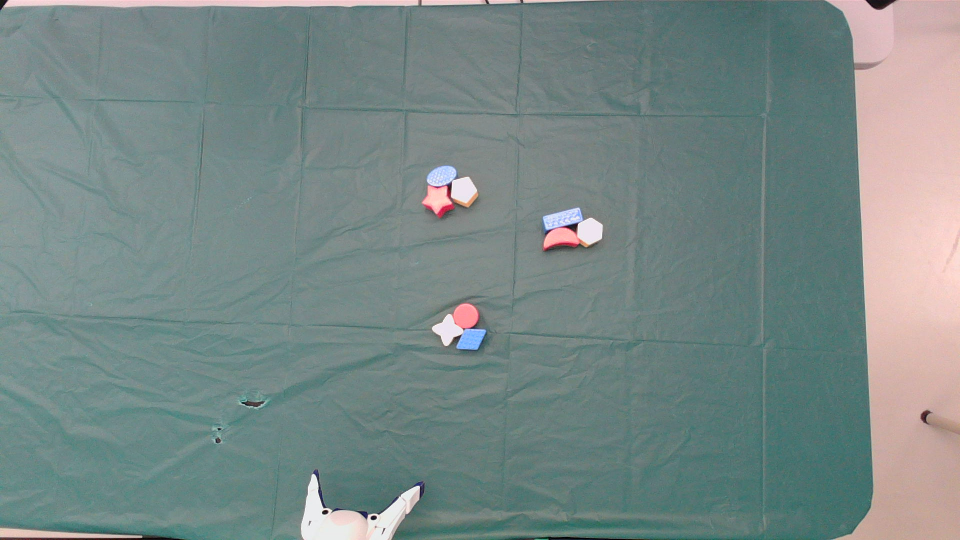
#> input picture Formation OpenCV/Photos/Green background/bloc_1.jpeg, 1920 x 1080 px, found by its file name (shown at 1/2 size)
$ python fa_detect_objects.py
#> lines starting #> are read from the running program, lines starting #| are printed output that depends on the picture; after the words box and inside, x2 and y2 are one past the last pixel; in counts of white or black regions, pixels touching at a corner belong together
import cv2
import numpy as np
import matplotlib.pyplot as plt

# Read the image
image = cv2.imread('Photos/Green Background/bloc_1.jpeg')
#> image is the input picture: shape (1080, 1920, 3); mean B, G, R 134.7, 136.6, 120.5
image_rgb = cv2.cvtColor(image, cv2.COLOR_BGR2RGB)

# Display the original image
plt.figure(figsize=(8, 6))
plt.imshow(image_rgb)
plt.axis('off')
plt.title('Original Image')
plt.show()

# Convert BGR to HSV
hsv_image = cv2.cvtColor(image, cv2.COLOR_BGR2HSV)
#> hsv_image: shape (1080, 1920, 3); mean H, S, V 80.9, 47.3, 141.3
#print(hsv_image)

# Define ranges for red color in HSV
lower_red1 = np.array([0, 50, 250])
upper_red1 = np.array([10, 100, 255])
lower_red2 = np.array([170, 50, 250])
upper_red2 = np.array([180, 100, 255])

# Define ranges for blue color in HSV
lower_blue1 = np.array([100, 20, 225])
upper_blue1 = np.array([110, 30, 255])
lower_blue2 = np.array([100, 100, 225])
upper_blue2 = np.array([110, 130, 255])

# Define ranges for green color in HSV
lower_green = np.array([40, 100, 150])
upper_green = np.array([75, 255, 255])

# Define ranges for yellow color in HSV
lower_yellow = np.array([109, 0, 225])
upper_yellow = np.array([111, 7, 255])

# Function to calculate centroids with sensitivity parameter
def calculate_centroids(mask, min_area_threshold):
    # Find contours
    contours, _ = cv2.findContours(mask, cv2.RETR_EXTERNAL, cv2.CHAIN_APPROX_SIMPLE)

    centroids = []
    for contour in contours:
        # Calculate area of contour
        area = cv2.contourArea(contour)
        if area > min_area_threshold:
            # Calculate centroid using moments
            M = cv2.moments(contour)
            if M['m00'] != 0:
                cx = int(M['m10'] / M['m00'])
                cy = int(M['m01'] / M['m00'])
                centroids.append((cx, cy))

    return centroids

# Create masks for each color
red_mask1 = cv2.inRange(hsv_image, lower_red1, upper_red1)
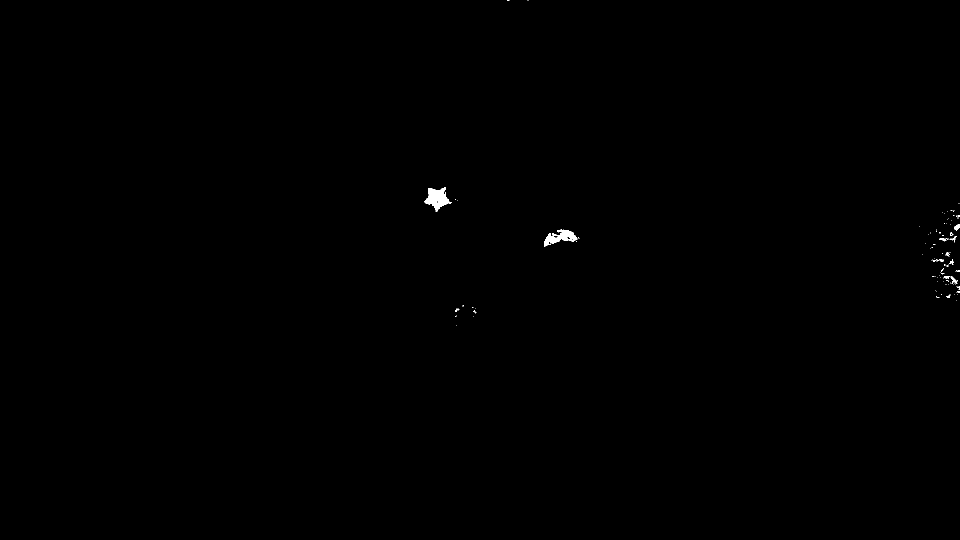
#> red_mask1: shape (1080, 1920) (shown at 1/2 size); 0.15% white; 99 white regions (85 under 20 px), largest, box (x1, y1, x2, y2) and area: (849, 375, 903, 423) 1331, (1088, 458, 1155, 494) 1062, (1908, 449, 1920, 461) 91
red_mask2 = cv2.inRange(hsv_image, lower_red2, upper_red2)
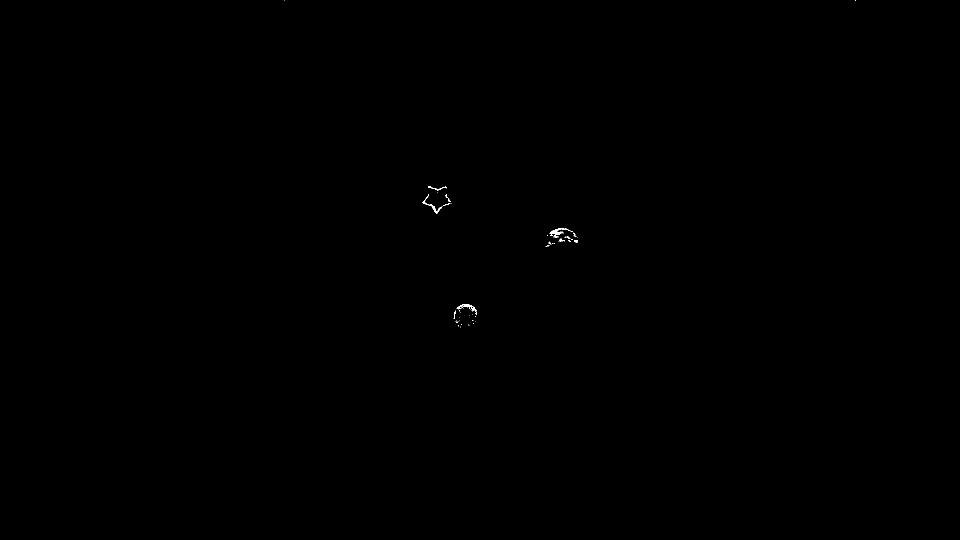
#> red_mask2: shape (1080, 1920) (shown at 1/2 size); 0.05% white; 58 white regions (49 under 20 px), largest, box (x1, y1, x2, y2) and area: (1099, 456, 1135, 472) 234, (913, 608, 954, 629) 205, (845, 392, 883, 427) 171
red_mask = cv2.bitwise_or(red_mask1, red_mask2)
#> red_mask: shape (1080, 1920); 0.2% white; 117 white regions (103 under 20 px), largest, box (x1, y1, x2, y2) and area: (845, 372, 903, 427) 1645, (1088, 456, 1156, 494) 1501, (908, 608, 954, 638) 286
blue_mask1 = cv2.inRange(hsv_image, lower_blue1, upper_blue1)
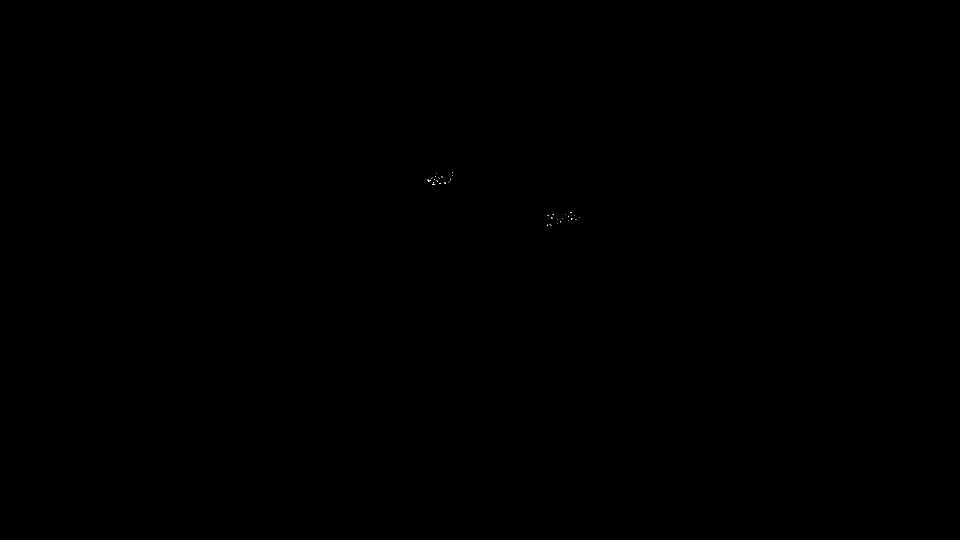
#> blue_mask1: shape (1080, 1920) (shown at 1/2 size); 0% white in thin lines or dots, all inside (x1, y1, x2, y2) = (855, 344, 1159, 452)
blue_mask2 = cv2.inRange(hsv_image, lower_blue2, upper_blue2)
#> blue_mask2: shape (1080, 1920); 0.06% white; 3 white regions (1 under 20 px), largest, box (x1, y1, x2, y2) and area: (916, 661, 971, 698) 1146, (1155, 427, 1161, 432) 20
blue_mask = cv2.bitwise_or(blue_mask1, blue_mask2)
yellow_mask = cv2.inRange(hsv_image, lower_yellow, upper_yellow)
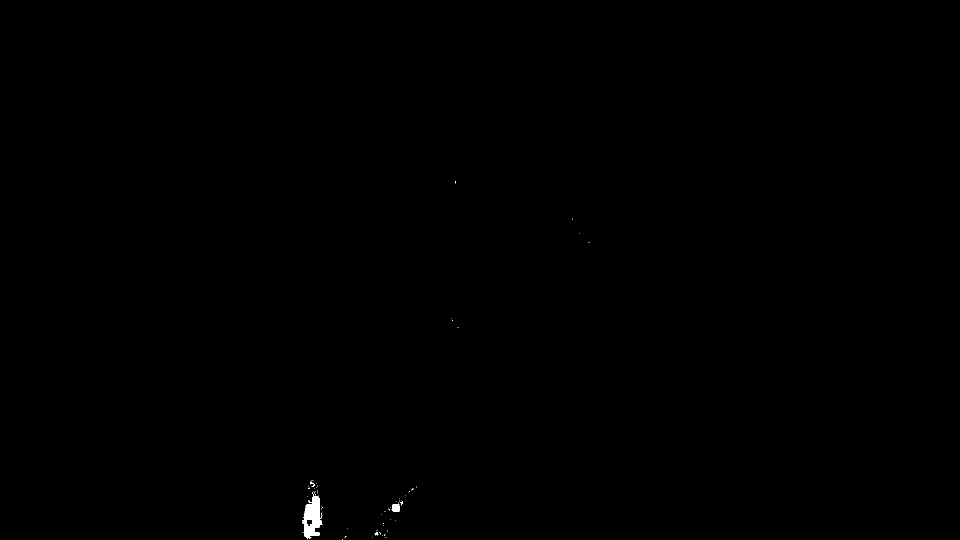
#> yellow_mask: shape (1080, 1920) (shown at 1/2 size); 0.11% white; 70 white regions (66 under 20 px), largest, box (x1, y1, x2, y2) and area: (605, 983, 645, 1078) 1983, (783, 1007, 799, 1023) 201, (620, 962, 629, 973) 33, (749, 1064, 757, 1071) 24
green_mask = cv2.inRange(hsv_image, lower_green, upper_green)
#> green_mask: shape (1080, 1920); 0% white in thin lines or dots, all inside (x1, y1, x2, y2) = (1073, 1079, 1077, 1080)

# Apply masks to the original image
segmented_red = cv2.bitwise_and(image, image, mask=red_mask)
segmented_blue = cv2.bitwise_and(image, image, mask=blue_mask)
segmented_green = cv2.bitwise_and(image, image, mask=green_mask)
segmented_yellow = cv2.bitwise_and(image, image, mask=yellow_mask)

# Convert segmented images from BGR to RGB for display
segmented_red_rgb = cv2.cvtColor(segmented_red, cv2.COLOR_BGR2RGB)
segmented_blue_rgb = cv2.cvtColor(segmented_blue, cv2.COLOR_BGR2RGB)
segmented_green_rgb = cv2.cvtColor(segmented_green, cv2.COLOR_BGR2RGB)
segmented_yellow_rgb = cv2.cvtColor(segmented_yellow, cv2.COLOR_BGR2RGB)

# Sensitivity parameter (adjust as needed)
min_area_threshold = 300  # Adjust this value based on your sensitivity needs

# Calculate centroids for each color with sensitivity parameter
centroids_red = calculate_centroids(red_mask, min_area_threshold)
#> in calculate_centroids, `contours, _ = cv2.findContours(mask, cv2.RETR_EXTERNAL, cv2.CHAIN_APPR..`: contours = 117 contours, 109 with area under 20; largest, box (x1, y1, x2, y2) and area: (845, 372, 903, 427) 1580, (1088, 456, 1156, 494) 1412, (908, 608, 954, 638) 216, (1908, 449, 1920, 461) 73, (1901, 552, 1916, 568) 60, (1887, 552, 1901, 558) 34, (1897, 519, 1907, 529) 24, (1879, 477, 1896, 481) 23
#> the loop in calculate_centroids, `for contour in contours:` made 117 passes
#> (area, cx, cy) on passes 92, 113: (1412.5, 1119, 472), (1579.5, 873, 397)
#> area on passes 27, 54, 55: 216, 59.5, 33.5
#> after the loop in calculate_centroids, `for contour in contours:`: centroids = [(1119, 472), (873, 397)]
#> centroids_red = [(1119, 472), (873, 397)]
centroids_blue = calculate_centroids(blue_mask, min_area_threshold)
#> in calculate_centroids (call 2), `contours, _ = cv2.findContours(mask, cv2.RETR_EXTERNAL, cv2.CHAIN_APPR..`: contours = 42 contours, 41 with area under 20; largest, box (x1, y1, x2, y2) and area: (916, 661, 971, 698) 1330
#> the loop in calculate_centroids (call 2), `for contour in contours:` made 42 passes
#> (area, cx, cy) on pass 1: (1329.5, 942, 679)
#> centroids_blue = [(942, 679)]
centroids_green = calculate_centroids(green_mask, min_area_threshold)
#> in calculate_centroids (call 3), `contours, _ = cv2.findContours(mask, cv2.RETR_EXTERNAL, cv2.CHAIN_APPR..`: contours = 2 contours, all with area under 20
#> centroids_green = []
centroids_yellow = calculate_centroids(yellow_mask, min_area_threshold)
#> in calculate_centroids (call 4), `contours, _ = cv2.findContours(mask, cv2.RETR_EXTERNAL, cv2.CHAIN_APPR..`: contours = 70 contours, 68 with area under 20; largest, box (x1, y1, x2, y2) and area: (605, 983, 645, 1078) 1964, (783, 1007, 799, 1023) 176
#> centroids_yellow = [(623, 1035)]

# Display the segmented images with centroids
plt.figure(figsize=(15, 6))

plt.subplot(2, 2, 1)
plt.imshow(segmented_red_rgb)
plt.scatter([cx for cx, cy in centroids_red], [cy for cx, cy in centroids_red], color='r', marker='o', s=30)
plt.axis('off')
plt.title('Red Segmentation')

plt.subplot(2, 2, 2)
plt.imshow(segmented_blue_rgb)
plt.scatter([cx for cx, cy in centroids_blue], [cy for cx, cy in centroids_blue], color='b', marker='o', s=30)
plt.axis('off')
plt.title('Blue Segmentation')

plt.subplot(2, 2, 3)
plt.imshow(segmented_green_rgb)
plt.scatter([cx for cx, cy in centroids_green], [cy for cx, cy in centroids_green], color='g', marker='o', s=30)
plt.axis('off')
plt.title('Green Segmentation')

plt.subplot(2, 2, 4)
plt.imshow(segmented_yellow_rgb)
plt.scatter([cx for cx, cy in centroids_yellow], [cy for cx, cy in centroids_yellow], color='y', marker='o', s=30)
plt.axis('off')
plt.title('Yellow Segmentation')

plt.tight_layout()
plt.show()
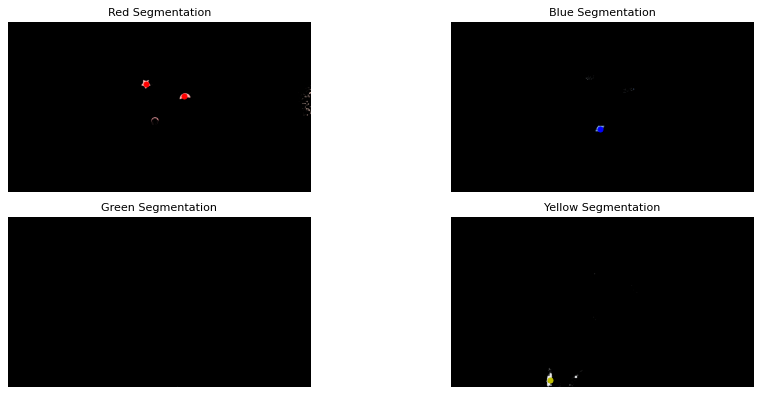
#> figure drawn by matplotlib, 4 panels


# Print the coordinates of the centroids
print("Red centroids:")
for i, (cx, cy) in enumerate(centroids_red):
    print(f"Red Object {i+1}: Center at ({cx}, {cy})")
#> this loop made 2 passes
#| Red Object 1: Center at (1119, 472)
#| Red Object 2: Center at (873, 397)

print("\nBlue centroids:")
for i, (cx, cy) in enumerate(centroids_blue):
    print(f"Blue Object {i+1}: Center at ({cx}, {cy})")
#> this loop made 1 pass
#| Blue Object 1: Center at (942, 679)

print("\nGreen centroids:")
for i, (cx, cy) in enumerate(centroids_green):
    print(f"Green Object {i+1}: Center at ({cx}, {cy})")
#> this loop made 0 passes

print("\nYellow centroids:")
for i, (cx, cy) in enumerate(centroids_yellow):
    print(f"Yellow Object {i+1}: Center at ({cx}, {cy})")
#> this loop made 1 pass
#| Yellow Object 1: Center at (623, 1035)
